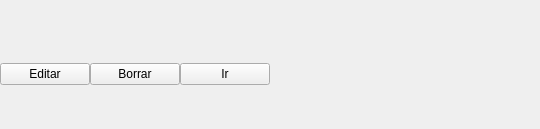
<?xml version="1.0" encoding="UTF-8"?>
<ui version="4.0">
 <class>ViewerAnnotationActions</class>
 <widget class="QWidget" name="ViewerAnnotationActions">
  <property name="geometry">
   <rect>
    <x>0</x>
    <y>0</y>
    <width>540</width>
    <height>129</height>
   </rect>
  </property>
  <property name="minimumSize">
   <size>
    <width>540</width>
    <height>129</height>
   </size>
  </property>
  <property name="maximumSize">
   <size>
    <width>540</width>
    <height>129</height>
   </size>
  </property>
  <property name="windowTitle">
   <string>Form</string>
  </property>
  <property name="styleSheet">
   <string notr="true"/>
  </property>
  <layout class="QVBoxLayout" name="verticalLayout">
   <property name="spacing">
    <number>0</number>
   </property>
   <property name="margin">
    <number>0</number>
   </property>
   <item>
    <widget class="QWidget" name="arrowCont2" native="true">
     <layout class="QHBoxLayout" name="horizontalLayout_3">
      <item>
       <spacer name="horizontalSpacer_2">
        <property name="orientation">
         <enum>Qt::Horizontal</enum>
        </property>
        <property name="sizeType">
         <enum>QSizePolicy::Fixed</enum>
        </property>
        <property name="sizeHint" stdset="0">
         <size>
          <width>40</width>
          <height>20</height>
         </size>
        </property>
       </spacer>
      </item>
      <item>
       <widget class="QLabel" name="topArrowLbl">
        <property name="text">
         <string/>
        </property>
        <property name="indent">
         <number>0</number>
        </property>
       </widget>
      </item>
      <item>
       <spacer name="horizontalSpacer_3">
        <property name="orientation">
         <enum>Qt::Horizontal</enum>
        </property>
        <property name="sizeHint" stdset="0">
         <size>
          <width>40</width>
          <height>20</height>
         </size>
        </property>
       </spacer>
      </item>
     </layout>
    </widget>
   </item>
   <item>
    <widget class="QWidget" name="horizontalWidget" native="true">
     <layout class="QHBoxLayout" name="horizontalLayout_2">
      <property name="spacing">
       <number>0</number>
      </property>
      <property name="margin">
       <number>0</number>
      </property>
      <item>
       <widget class="QFrame" name="popupCont">
        <property name="minimumSize">
         <size>
          <width>0</width>
          <height>72</height>
         </size>
        </property>
        <property name="maximumSize">
         <size>
          <width>10000</width>
          <height>72</height>
         </size>
        </property>
        <layout class="QHBoxLayout" name="horizontalLayout">
         <property name="spacing">
          <number>0</number>
         </property>
         <property name="margin">
          <number>0</number>
         </property>
         <item>
          <widget class="FastQPushButton" name="editActionBtn">
           <property name="sizePolicy">
            <sizepolicy hsizetype="Expanding" vsizetype="Fixed">
             <horstretch>0</horstretch>
             <verstretch>0</verstretch>
            </sizepolicy>
           </property>
           <property name="focusPolicy">
            <enum>Qt::NoFocus</enum>
           </property>
           <property name="text">
            <string>Editar</string>
           </property>
          </widget>
         </item>
         <item>
          <widget class="FastQPushButton" name="deleteActionBtn">
           <property name="sizePolicy">
            <sizepolicy hsizetype="Expanding" vsizetype="Fixed">
             <horstretch>0</horstretch>
             <verstretch>0</verstretch>
            </sizepolicy>
           </property>
           <property name="focusPolicy">
            <enum>Qt::NoFocus</enum>
           </property>
           <property name="text">
            <string>Borrar</string>
           </property>
          </widget>
         </item>
         <item>
          <widget class="QPushButton" name="gotoActionBtn">
           <property name="sizePolicy">
            <sizepolicy hsizetype="Expanding" vsizetype="Fixed">
             <horstretch>0</horstretch>
             <verstretch>0</verstretch>
            </sizepolicy>
           </property>
           <property name="text">
            <string>Ir</string>
           </property>
          </widget>
         </item>
        </layout>
       </widget>
      </item>
      <item>
       <spacer name="horizontalSpacer">
        <property name="orientation">
         <enum>Qt::Horizontal</enum>
        </property>
        <property name="sizeHint" stdset="0">
         <size>
          <width>1</width>
          <height>20</height>
         </size>
        </property>
       </spacer>
      </item>
     </layout>
    </widget>
   </item>
   <item>
    <widget class="QWidget" name="arrowCont" native="true">
     <property name="maximumSize">
      <size>
       <width>16777215</width>
       <height>19</height>
      </size>
     </property>
     <widget class="QLabel" name="bottomArrowLbl">
      <property name="geometry">
       <rect>
        <x>50</x>
        <y>0</y>
        <width>24</width>
        <height>17</height>
       </rect>
      </property>
      <property name="text">
       <string/>
      </property>
      <property name="indent">
       <number>0</number>
      </property>
     </widget>
    </widget>
   </item>
   <item>
    <spacer name="verticalSpacer">
     <property name="orientation">
      <enum>Qt::Vertical</enum>
     </property>
     <property name="sizeHint" stdset="0">
      <size>
       <width>20</width>
       <height>40</height>
      </size>
     </property>
    </spacer>
   </item>
  </layout>
 </widget>
 <customwidgets>
  <customwidget>
   <class>FastQPushButton</class>
   <extends>QPushButton</extends>
   <header>FastQPushButton.h</header>
  </customwidget>
 </customwidgets>
 <resources/>
 <connections/>
</ui>
